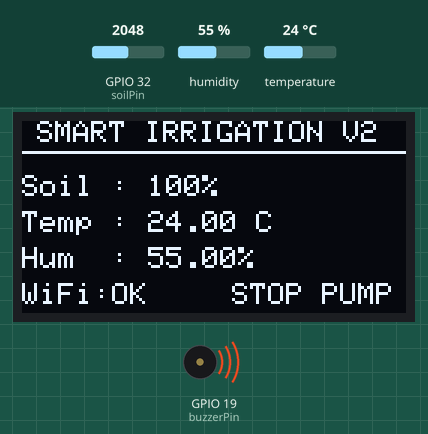
Recording of a sketch running on a simulated ESP32. Parts: 128×64 one-colour display, buzzer (waves = sounding, pin HIGH). Inputs (shaded band) come from the test bench; at power-on: GPIO 32 (soilPin) = 2048, humidity 55 %, temperature 24 °C. WiFi joins after 1.5 s; servers stay silent unless stated; what the sketch prints to the serial monitor is not drawn.

Above: at 5.0 s.
5.1 s: GPIO 32 (soilPin) set to 3150
6.6 s: GPIO 32 (soilPin) set to 3256
At 7.5 s:
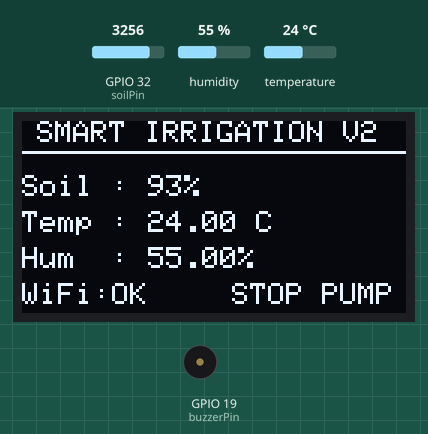
9.2 s: GPIO 32 (soilPin) set to 3313
At 10.4 s:
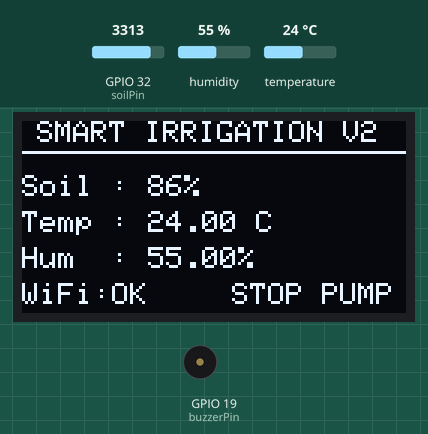
11.4 s: GPIO 32 (soilPin) set to 3398
At 12.4 s:
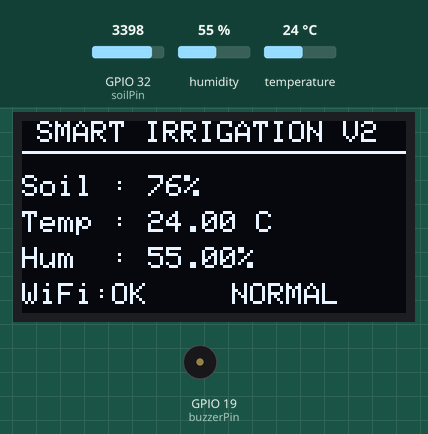
13.0 s: humidity set to 22 %
At 15.3 s:
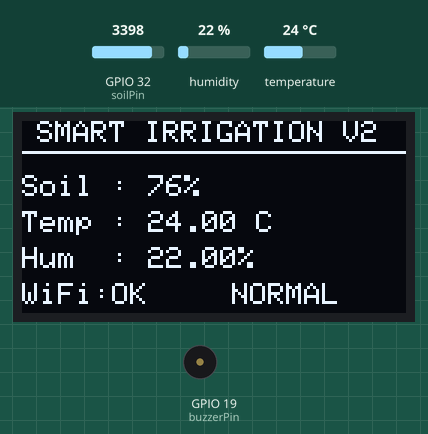
16.1 s: GPIO 32 (soilPin) set to 3748
At 17.2 s:
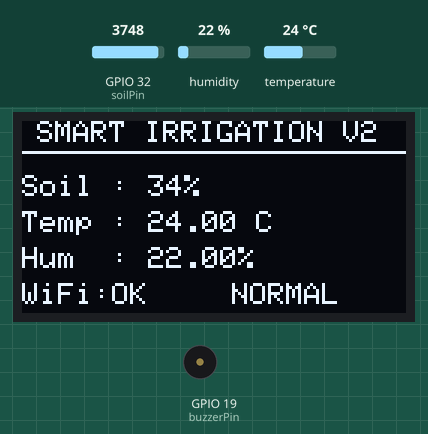
17.7 s: GPIO 32 (soilPin) set to 3836
At 20.2 s:
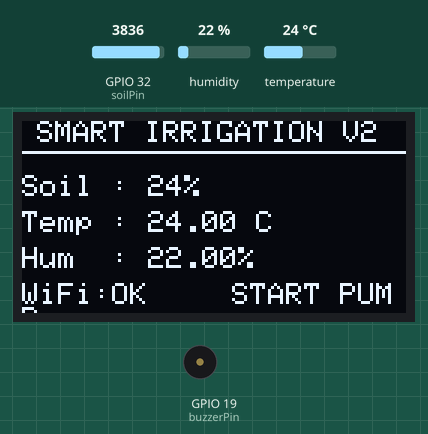
Timing chart, 0 to 24.6 s (numbered marks = the images above; inputs shaded):
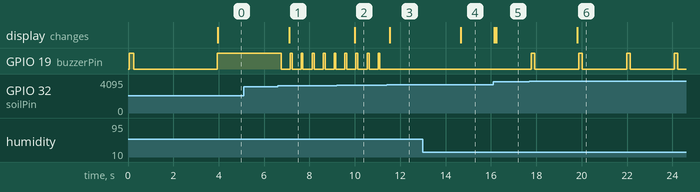

Measured:
- the behaviour switches between 3200 and 3201 on GPIO 32 (soilPin) (found by bisection; images 0 and 1)
- the behaviour switches between 3368 and 3369 on GPIO 32 (soilPin) (found by bisection; images 2 and 3)
- the behaviour switches between 3788 and 3789 on GPIO 32 (soilPin) (found by bisection; images 5 and 6)
- after the input at 5.1 s, every drawn part: stays the same
- after the input at 6.6 s, GPIO 19 (buzzerPin): alternates HIGH for 0.08 s and LOW for 0.40 s, starting after 0.15 s; the display: changes after 0.50 s (image 1)
- after the input at 9.2 s, the display: changes after 0.79 s (image 2)
- after the input at 11.4 s, GPIO 19 (buzzerPin): stops changing and stays LOW; the display: changes after 0.13 s (image 3)
- after the input at 13.0 s, the display: changes after 1.7 s (image 4)
- after the input at 16.1 s, the display: first changes after 0.05 s (image 5 shows a later state)
- after the input at 17.7 s, GPIO 19 (buzzerPin): alternates HIGH for 0.15 s and LOW for 2.0 s, starting after 0.08 s; the display: changes after 2.1 s (image 6)

The sketch:

Smart_Irrigation_System_V2.CODES.ino
```cpp
/*
 Smart Irrigation System V2
 Made by Paavan Sharma

 Hardware:
 ESP32
 FC-28 Soil Moisture Sensor
 DHT11
 SSD1306 OLED
 Active Buzzer
 Blynk IoT

 Pump is manual. The system only recommends START/STOP.
*/

// YOU MUST CONNECT IT TO WIFI/MOBILE HOTSPOT ELSE IT WORK START UP!!!!
#define BLYNK_TEMPLATE_ID "YOURTEMPLATEID "
#define BLYNK_TEMPLATE_NAME "Soil Moisture Sensor"
#define BLYNK_AUTH_TOKEN "BLYNK_AUTH_TOKEN"

#include <WiFi.h>
#include <BlynkSimpleEsp32.h>
#include <Wire.h>
#include <Adafruit_GFX.h>
#include <Adafruit_SSD1306.h>
#include <DHT.h>

char ssid[] = "WIFI_NAME";
char pass[] = "WIFI_PASS";

#define SCREEN_WIDTH 128
#define SCREEN_HEIGHT 64
Adafruit_SSD1306 display(SCREEN_WIDTH, SCREEN_HEIGHT, &Wire, -1);

#define soilPin 32
#define buzzerPin 19
#define DHTPIN 23
#define DHTTYPE DHT11

DHT dht(DHTPIN,DHTTYPE);

int soilRaw=0;
int soilValue=0;
float temp=0;
float hum=0;

bool pumpState=false;
bool buzzerEnable=true;

String soilStatus="";

BlynkTimer timer;

void readSensors();
void oled();
void buzzer();
void sendData();
void checkWiFi();

void setup()
{
  Serial.begin(115200);

  pinMode(buzzerPin,OUTPUT);
  digitalWrite(buzzerPin,LOW);

  Wire.begin(21,22);
  display.begin(SSD1306_SWITCHCAPVCC,0x3C);
  display.clearDisplay();

  dht.begin();

  display.setTextSize(2);
  display.setTextColor(WHITE);
  display.setCursor(20,20);
  display.print("HI");
  display.setCursor(5,45);
  display.print("PAAVAN");
  display.display();

  digitalWrite(buzzerPin,HIGH);
  delay(200);
  digitalWrite(buzzerPin,LOW);
  delay(1800);

  WiFi.begin(ssid,pass);
  while(WiFi.status()!=WL_CONNECTED) delay(500);

  Blynk.begin(BLYNK_AUTH_TOKEN,ssid,pass);
  timer.setInterval(1000L,sendData);
}

void loop()
{
  checkWiFi();

  if(Blynk.connected()) Blynk.run();

  timer.run();

  readSensors();
  buzzer();
  oled();
}

void readSensors()
{
  long sum=0;
  for(int i=0;i<10;i++)
  {
    sum+=analogRead(soilPin);
    delay(5);
  }

  soilRaw=sum/10;
//you can find the readings in the serial monitor (CTRL+SHIFT+M)
  // Air ~4095 (reading of sensor in air)
  // Wet soil ~3200
  if(soilRaw>=4080)
    soilValue=0;
  else
  {
    soilValue=map(soilRaw,4040,3200,0,100);
    soilValue=constrain(soilValue,0,100);
  }

  temp=dht.readTemperature();
  hum=dht.readHumidity();

  if(isnan(temp)) temp=0;
  if(isnan(hum)) hum=0;

  if(soilValue<30) soilStatus="START PUMP";
  else if(soilValue<80) soilStatus="NORMAL";
  else soilStatus="STOP PUMP";

  Serial.print("Raw:");
  Serial.print(soilRaw);
  Serial.print(" Soil:");
  Serial.print(soilValue);
  Serial.print("% Temp:");
  Serial.print(temp);
  Serial.print(" Hum:");
  Serial.println(hum);
}

void buzzer()
{
  if(!buzzerEnable){ digitalWrite(buzzerPin,LOW); return; }

  if(soilValue<30){
    digitalWrite(buzzerPin,HIGH); delay(150);
    digitalWrite(buzzerPin,LOW); delay(1850);
  }
  else if(soilValue<80){
    digitalWrite(buzzerPin,LOW);
  }
  else if(soilValue<100){
    digitalWrite(buzzerPin,HIGH); delay(80);
    digitalWrite(buzzerPin,LOW); delay(320);
  }
  else{
    digitalWrite(buzzerPin,HIGH);
  }
}

void oled()
{
  display.clearDisplay();
  display.setTextSize(1);
  display.setCursor(5,0);
  display.print("SMART IRRIGATION V2");
  display.drawLine(0,10,127,10,WHITE);

  display.setCursor(0,18);
  display.print("Soil : "); display.print(soilValue); display.print("%");

  display.setCursor(0,30);
  display.print("Temp : "); display.print(temp); display.print(" C");

  display.setCursor(0,42);
  display.print("Hum  : "); display.print(hum); display.print("%");

  display.setCursor(0,54);
  display.print("WiFi:");

  if(WiFi.status()==WL_CONNECTED) display.print("OK");
  else display.print("OFF");

  display.setCursor(70,54);
  display.print(soilStatus);

  display.display();
}

BLYNK_WRITE(V6){ pumpState=param.asInt(); }
BLYNK_WRITE(V8){ buzzerEnable=param.asInt(); }

void sendData()
{
  Blynk.virtualWrite(V0,soilValue);
  Blynk.virtualWrite(V1,WiFi.status()==WL_CONNECTED);
  Blynk.virtualWrite(V3,temp);
  Blynk.virtualWrite(V4,hum);
  Blynk.virtualWrite(V5,soilStatus);
  Blynk.virtualWrite(V7,pumpState?"PUMP ON":"PUMP OFF");
}

void checkWiFi()
{
  if(WiFi.status()==WL_CONNECTED) return;

  WiFi.disconnect();
  WiFi.begin(ssid,pass);

  unsigned long t=millis();
  while(WiFi.status()!=WL_CONNECTED && millis()-t<10000)
    delay(500);
}
```
